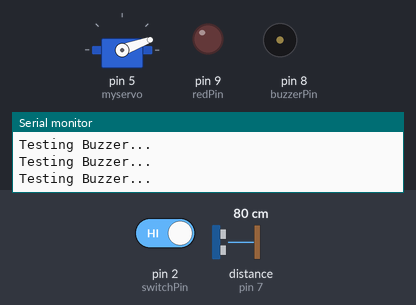
Recording of a sketch running on a simulated Arduino Uno, built with avr-gcc and run on an emulated ATmega328P. On the bench: servo, output pins drawn as LEDs (lit = HIGH), buzzer (waves = sounding), the last lines printed to the serial monitor. The inputs (shaded band) are chosen by the test bench; at power-on: pin 2 (switchPin) HIGH, distance to the obstacle (sensor on pin 7) 80 cm. The echo pulse lasts 58.3 µs per cm; pins used as bus, display or sensor lines are not drawn.

Above: at 19.4 s.
19.5 s: pin 2 (switchPin) driven LOW
At 25.25 s:
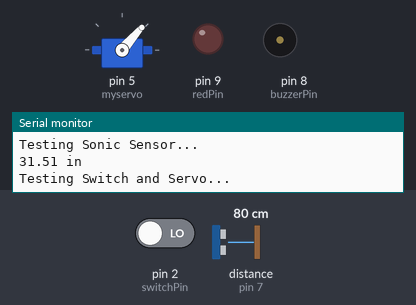
At 25.86 s:
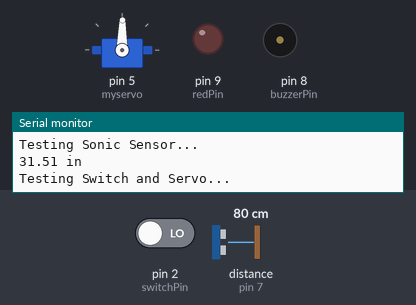
27.5 s: pin 2 (switchPin) driven HIGH
At 33.1 s:
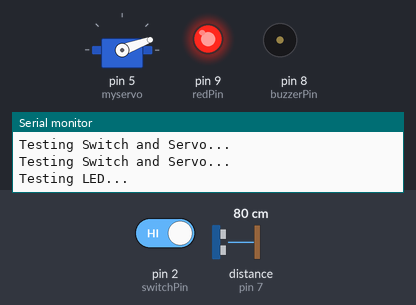
Timing chart, 0 to 40.5 s (numbered marks = the images above; inputs shaded):
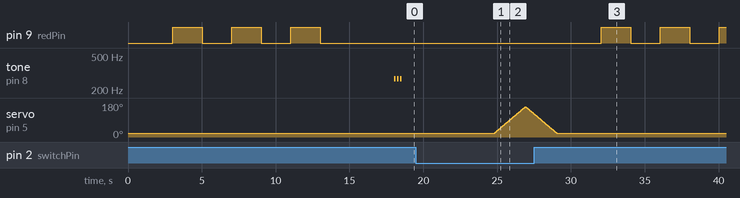

The sketch:

IntegrationTest.ino
```cpp
/*
Integration Test for High Fidelity Prototype #1
Unit Tests included:
- SwitchAndServoTest
- LEDTest
- BuzzerTest
- SonicSensorTest
*/

#include <Servo.h>          // include the servo library

// Declare variables and functions used by the tests
Servo myservo;              // create a servo object
int servoPos = 20;                // variable to store the servo position
int switchPin = 2;          // the pin the switch is connected to
const int buzzerPin = 8;    // pin that will drive the buzzer
const int trigPin = 6;      // connects to the trigger pin on the distance sensor
const int echoPin = 7;      // connects to the echo pin on the distance sensor
const int redPin = 9;       // pin to control the red LED inside the RGB LED
float distance = 0;               // stores the distance measured by the distance sensor
void servoTest();
void LEDTest();
void buzzerTest();
void sonicSensorTest();
float getDistance();

void setup() {
  myservo.attach(5);        // tell the servo object that its servo is plugged into pin 5
  pinMode(switchPin, INPUT_PULLUP); // set the switch pin as an input with internal pull-up resistor
  pinMode(9, OUTPUT);      // Set pin 9 to output for LED
  pinMode(buzzerPin, OUTPUT);   // set the buzzer pin to output
  Serial.begin(9600);       // set up a serial connection with the computer
  pinMode(trigPin, OUTPUT);   // the trigger pin will output pulses of electricity
  pinMode(echoPin, INPUT);    // the echo pin will measure the duration of pulses coming back from the distance sensor

}

void loop() {
  // Repeat each test 3 times then wait 3 seconds
  switchAndServoTest();
  switchAndServoTest();
  switchAndServoTest();
  delay(3000);
  LEDTest();
  LEDTest();
  LEDTest();
  delay(3000);
  buzzerTest();
  buzzerTest();
  buzzerTest();
  delay(3000);
  sonicSensorTest();
  sonicSensorTest();
  sonicSensorTest();
  delay(3000);
}

void switchAndServoTest(){
  Serial.println("Testing Switch and Servo...");
  if (digitalRead(switchPin) == LOW) { // check if the switch is pressed (switchPin is connected to ground when pressed)
    for (servoPos = 20; servoPos <= 160; servoPos += 1) {  // rotate the servo from 20 to 160 degrees
      myservo.write(servoPos);                  // move the servo to the specified position
      delay(15);                           // wait for 15 milliseconds to allow the servo to reach the position
    }
    for (servoPos = 160; servoPos >= 20; servoPos -= 1) {  // rotate the servo from 160 to 20 degrees
      myservo.write(servoPos);                  // move the servo to the specified position
      delay(15);                           // wait for 15 milliseconds to allow the servo to reach the position
    }
  }
  else {
    myservo.write(20); // if the switch is not pressed, set the servo position to 20 degrees
  }
}

void LEDTest(){
  Serial.println("Testing LED...");
  digitalWrite(9, HIGH);   // Turn on the LED
  delay(2000);              // Wait for two seconds
  digitalWrite(9, LOW);    // Turn off the LED
  delay(2000);              // Wait for two seconds
}

void buzzerTest(){
  Serial.println("Testing Buzzer...");
  // beeps the buzzer
  tone(buzzerPin, 272);         // buzz the buzzer pin
  delay(100);                   // wait 100 milliseconds
  noTone(buzzerPin);            // turn the buzzer off
  delay(100);                   // wait 100 milliseconds
}

void sonicSensorTest(){
  Serial.println("Testing Sonic Sensor...");
  distance = getDistance();   // variable to store the distance measured by the sensor

  Serial.print(distance);     // print the distance that was measured
  Serial.println(" in");      // print units after the distance

  if (distance <= 10) {                       // if the object is close

    // make the LED red
    digitalWrite(redPin, 255);
    delay(100);                   // wait 100 milliseconds
    digitalWrite(redPin, 0);
    delay(100);                   // wait 100 milliseconds

  } else {                                    // if the object is far away
    // turn the LED off
    digitalWrite(redPin, 0);
  }
  delay(50);      // delay 50ms between each reading
}


// RETURNS THE DISTANCE MEASURED BY THE HC-SR04 DISTANCE SENSOR
float getDistance()
{
  float echoTime;                   // variable to store the time it takes for a ping to bounce off an object
  float calculatedDistance;         // variable to store the distance calculated from the echo time

  // send out an ultrasonic pulse that's 10ms long
  digitalWrite(trigPin, HIGH);
  delayMicroseconds(10);
  digitalWrite(trigPin, LOW);

  echoTime = pulseIn(echoPin, HIGH);      // use the pulsein command to see how long it takes for the
                                          // pulse to bounce back to the sensor

  calculatedDistance = echoTime / 148.0;  // calculate the distance of the object that reflected the pulse (half the bounce time multiplied by the speed of sound)

  return calculatedDistance;              // send back the distance that was calculated
}
```

Measured:
- after the input at 19.5 s, servo on pin 5 (myservo): rises from 20° to 160° in 2.1 s, then falls to 122° in 0.57 s
- after the input at 27.5 s, pin 9 (redPin): alternates HIGH for 2.0 s and LOW for 2.0 s, starting after 4.5 s; servo on pin 5 (myservo): goes on until 29.0 s, then stays 20°
- by itself, pin 9 (redPin): alternates HIGH for 2.0 s and LOW for 2.0 s, 6 changes in all, then stays LOW
